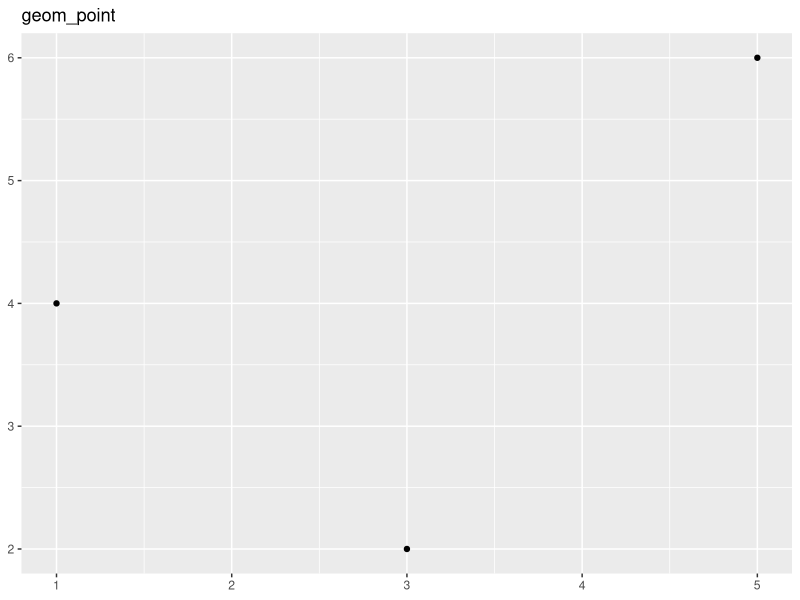
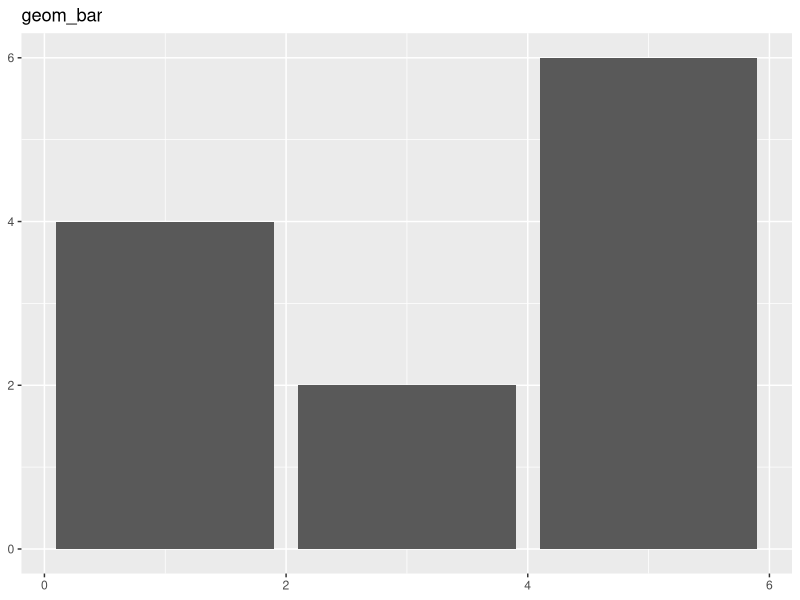
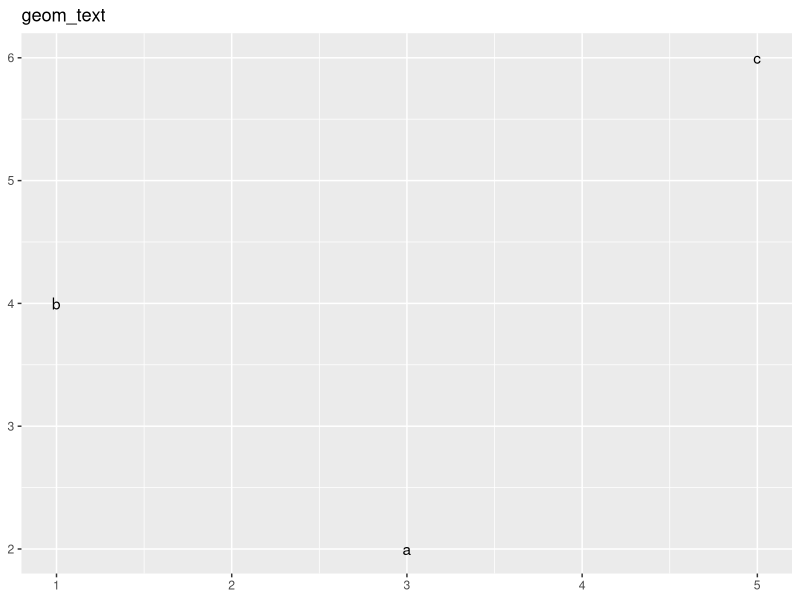
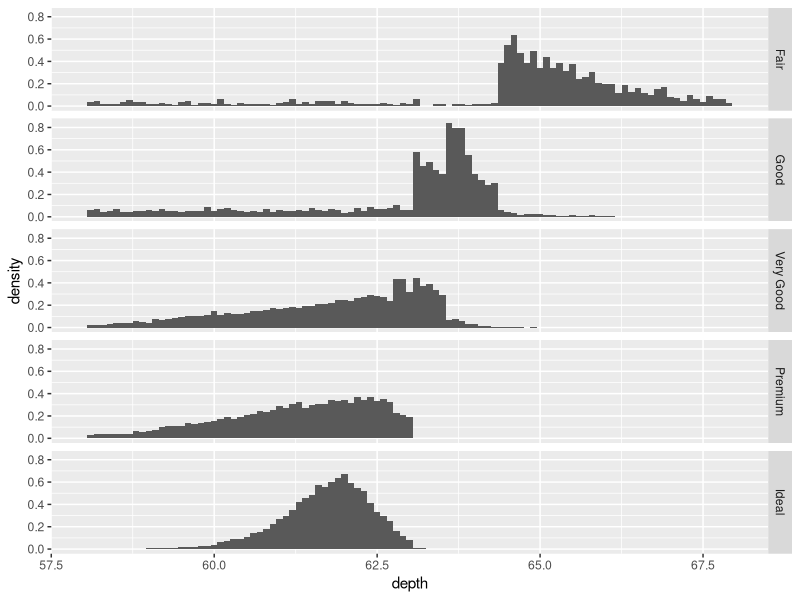
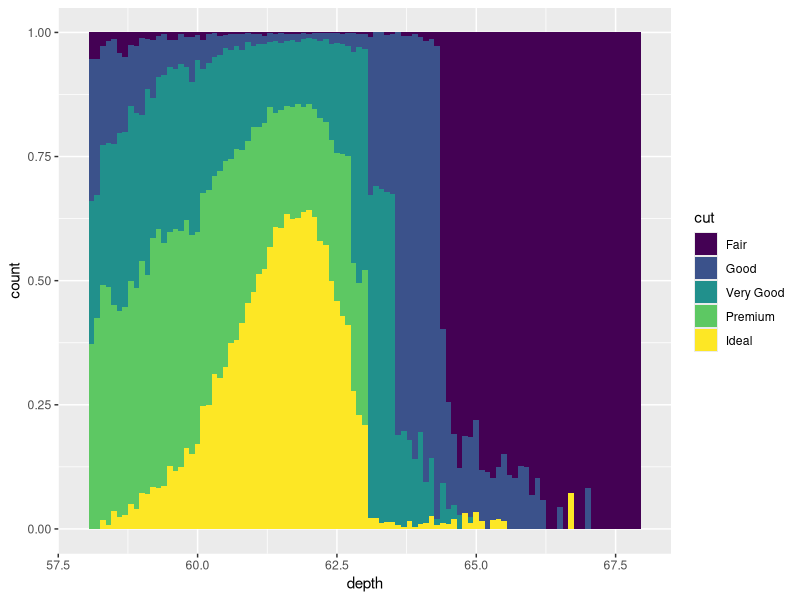
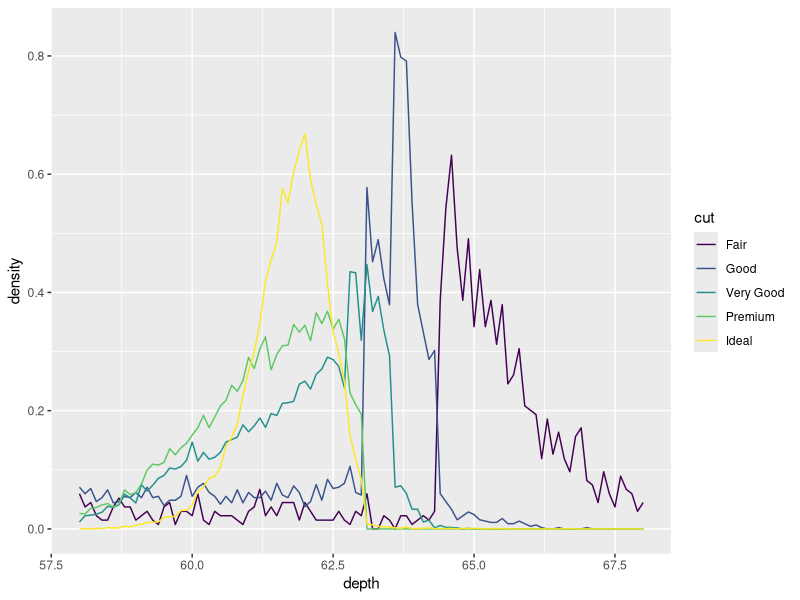
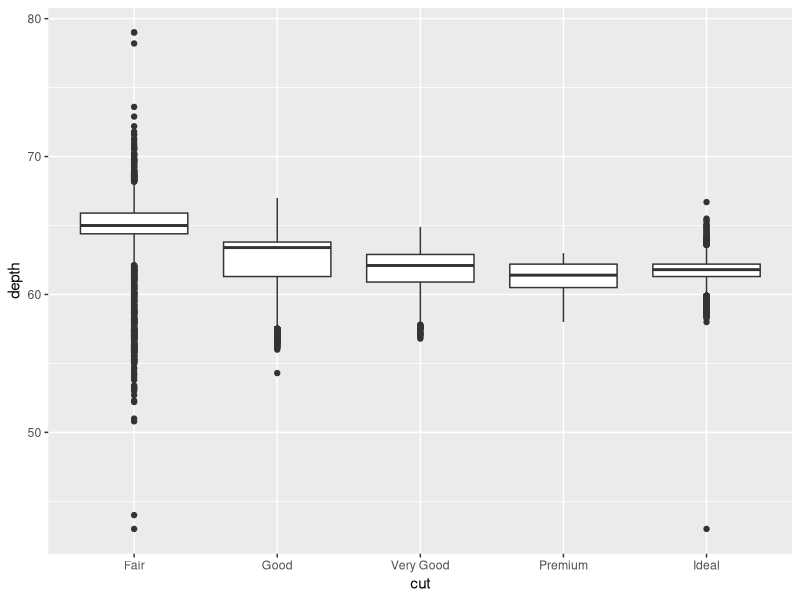
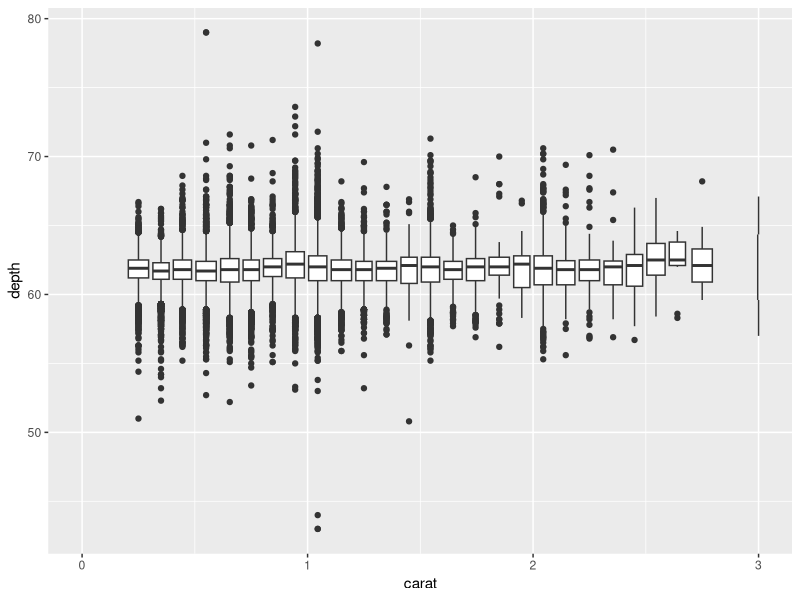

Generate these figures, in order, with R:
# toolbox
library(ggplot2)
df <- data.frame(
  x = c(3,1,5),
  y = c(2,4,6),
  label = c("a", "b", "c")
)

p <- ggplot(df, aes(x, y)) + xlab(NULL) + ylab(NULL)
p + geom_point() + labs(title = "geom_point")
p + geom_bar(stat = "identity") + labs(title = "geom_bar")
p + geom_text(aes(label = label)) + labs(title = "geom_text")

# eg
depth_dist <- ggplot(diamonds, aes(depth)) + xlim(58, 68)
depth_dist + geom_histogram(aes(y = ..density..), binwidth = 0.1) +
  facet_grid(cut ~ .)
depth_dist + geom_histogram(aes(fill = cut), binwidth = 0.1, position = "fill")
depth_dist + geom_freqpoly(aes(y = ..density.., color = cut), binwidth = 0.1)

# eg.2
library(plyr)
qplot(cut, depth, data = diamonds, geom = "boxplot")
qplot(carat, depth, data = diamonds, geom = "boxplot",
      group = round_any(carat, 0.1, floor), xlim = c(0, 3))
qplot(depth, data = diamonds, geom = "density", xlim = c(54, 70),
      fill = cut, alpha = I(0.2))

# overplotting
df <- data.frame(x = rnorm(2000), y = rnorm(2000))
norm <- ggplot(df, aes(x, y))
norm + geom_point()
norm + geom_point(shape = 1)
norm + geom_point(shape = ".")
norm + geom_point(col = "black", alpha = 1/10)

# eg
d <- ggplot(diamonds, aes(carat, price)) + xlim(1,3) +
  theme(legend.position = "none")
d + geom_point() + geom_density2d()
d + stat_density2d(geom = "point", mapping = aes(size = ..density..),
                   contour = F) + scale_size_area()
d + stat_density2d(geom = "tile", aes(fill = ..density..), contour = F)
last_plot() + scale_fill_gradient(limits = c(1e-5, 8e-4))

# eg.2
library(ggplot2)
d <- subset(diamonds, carat < 2.5 & rbinom(nrow(diamonds), 1, 0.2) == 1)
d$lcarat <- log10(d$carat)
d$lprice <- log10(d$price)

detrend <- lm(lprice ~ lcarat, data = d)
d$lprice2 <- resid(detrend)
mod <- lm(lprice2 ~ lcarat * color, data = d)

# eg.3
library(ggplot2)
d <- ggplot(mtcars, aes(x = cyl, y = mpg)) + geom_point()
d
d + stat_summary(fun.data = "mean_cl_boot", col = "red", size = 2)
# or
d + stat_summary(fun.y = "median", colour = "red", size = 2, geom = "point")
d + stat_summary(fun.y = "mean", colour = "red", size = 2, geom = "point")
d + aes(colour = factor(vs)) + stat_summary(fun.y = mean, geom="line")
d + stat_summary(fun.y = mean, col = "red", na.rm = T, geom = "point")
d + stat_summary(fun.y = mean, fun.ymin = min, fun.ymax = max,
                 colour = "red")

# eg.4
d <- ggplot(diamonds, aes(cut))
d + geom_bar()
d + stat_summary(mapping = aes(y = price), fun.y = "mean", geom = "bar")
p <- ggplot(mtcars, aes(cyl, mpg)) +
  stat_summary(fun.y = "mean", geom = "point")
p
# following is the wrong way
p + ylim(15, 30)
# the indeed true way
p + coord_cartesian(ylim = c(15, 30))

# eg.5
stat_sum_df <- function(fun, geom="crossbar", ...) {
  stat_summary(fun.data = fun, colour = "red", geom = geom, width = 0.2, ...)
}
d <- ggplot(mtcars, aes(cyl, mpg)) + geom_point()
d + stat_sum_df("mean_cl_boot", mapping = aes(group = cyl))
d + stat_sum_df("mean_sdl", mapping = aes(group = cyl))

# fig annotation
library(ggplot2)
unemp <- qplot(date, unemploy, data = economics, geom = "line",
               xlab = "", ylab = "No. unemployed (1000s)")
unemp

presidential <- presidential[-(1:3),]
yrng <- range(economics$unemploy)
xrng <- range(economics$date)
unemp + geom_vline(aes(xintercept = as.numeric(start)), data = presidential)

library(scales)
# draw the rectangles
# fill the colors with the corresponding names
cols <- c("Republican" = "green", "Democratic" = "red")
unemp + geom_rect(aes(NULL, NULL, xmin = start, xmax = end, fill = party), 
                  ymin = yrng[1], ymax = yrng[2],
                  data = presidential, alpha = 0.2) + scale_fill_manual(
                    values = cols)
# add text
last_plot() + geom_text(aes(x = start, y = yrng[1], label = name),
                        data = presidential, size = 3, hjust = 0, vjust = 0)

caption <- paste(strwrap("Unemployment rates in the US have varied a lot over 
    the years", 40), collapse = "\n")
unemp + geom_text(aes(x, y, label = caption), 
                  data = data.frame(x = xrng[2], y = yrng[2]),
                  hjust = 1, vjust = 1, size = 4)
unemp + geom_text(aes(x, y, label = caption), 
                  data = data.frame(x = xrng[2], y = yrng[2]),
                  hjust = 2, vjust = 2, size = 4)
# mark the maximum point
highest <- subset(economics, unemploy == max(unemploy))
unemp + geom_point(data = highest, size = 3, col = "red", alpha = 0.5)

# tips on weighted data
qplot(percwhite, percbelowpoverty, data = midwest)
qplot(percwhite, percbelowpoverty, data = midwest,
      size = poptotal / 1e6) + scale_size_area("Population\n(millions)", 
                                               breaks = c(0.5, 1, 2, 4))
qplot(percwhite, percbelowpoverty, data = midwest, size = area) + scale_size_area()

lm_smooth <- geom_smooth(method = lm, size = 1)
qplot(percwhite, percbelowpoverty, data = midwest) + lm_smooth
# equivalent to weighted linear model
qplot(percwhite, percbelowpoverty, data = midwest,
      weight = popdensity, size = popdensity) + lm_smooth

qplot(percbelowpoverty, data = midwest, binwidth = 1)
qplot(percbelowpoverty, data = midwest, 
      weight = poptotal, binwidth = 1) + ylab("Population")
